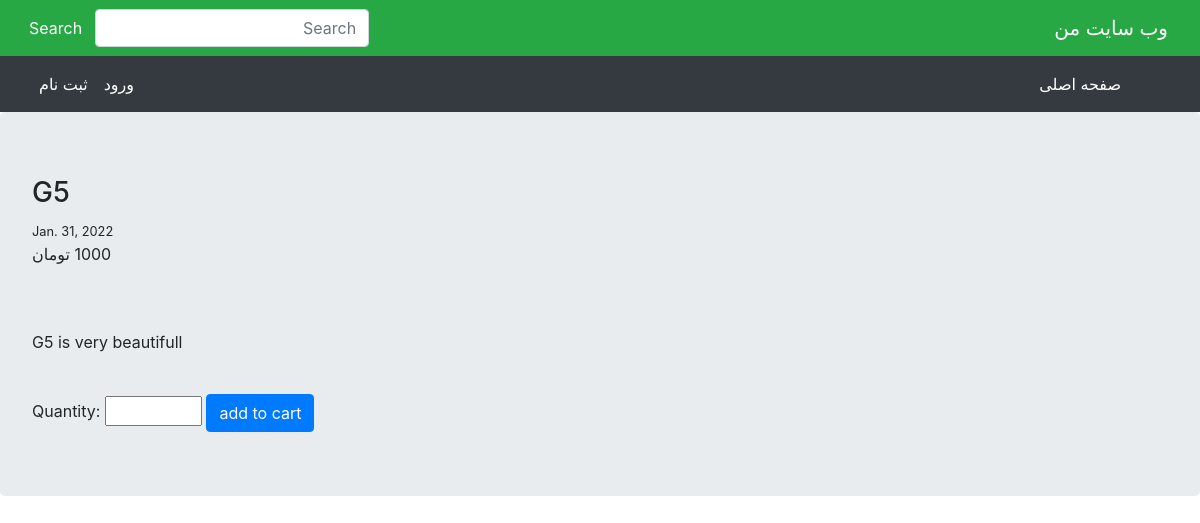
The app's page /productdetail/g5/, older data.
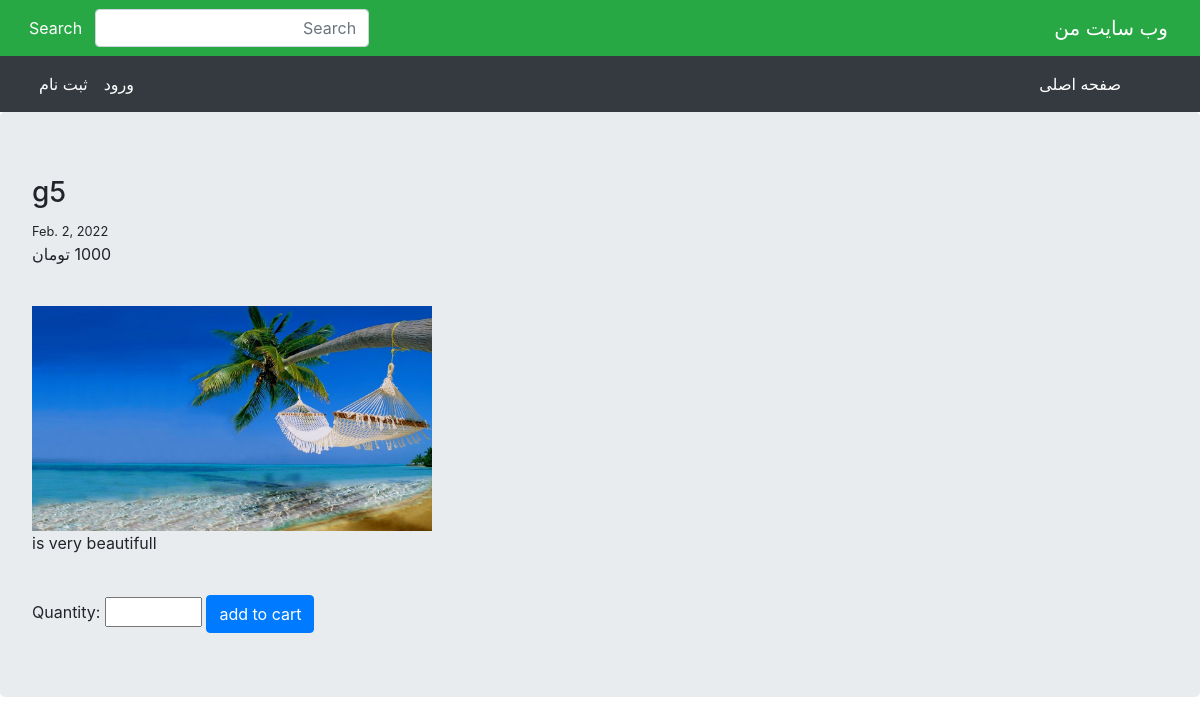
The same page, newer data.
### shop/models.py (models this page shows, shortened)
class Product(models.Model):
    category = models.ManyToManyField(
        Category, related_name='products')
    name = models.CharField(max_length=200)
    slug = models.SlugField(max_length=200)
    image = models.ImageField(upload_to='product/')
    description = models.TextField()
    price = models.DecimalField(max_digits=10, decimal_places=0)
    available = models.BooleanField(default=True)
    created = models.DateField(auto_now_add=True)
    updated = models.DateField(auto_now=True)
    class Meta:
        ordering = ('name',)

### shop/views.py (the view)
# urls.py: path('productdetail/<slug:slug>/',product_detail, name='productdetail') ,
def product_detail(request , slug):
    product = get_object_or_404(Product, slug = slug)
    form = CartAddForm()
    return render(request , 'shop/product_detail.html' , {'product':product , 'form':form})

### cart/forms.py
class CartAddForm(forms.Form):
    quantity = forms.IntegerField(max_value=100, min_value=1)

### shop/templates/shop/product_detail.html (shortened to what this page needs)
{% extends "base.html" %}
{% block content %}
<h3>{{product.name}}</h3>
<small>{{product.created}}</small><P>{{product.price}} تومان</P><br>
<img src="{{product.image.url}}" alt=""  width='400px' heigh='400px'>
<p>{{product.description}}</p>
<br>
<form action="{% url 'cart:cart_add' product_id=product.id %}" method="post" dir="ltr">
    {{form}}
    <input type="submit" value="add to cart" class="btn btn-primary">
</form>
{% endblock content %}

### templates/base.html (shortened to what this page needs)
{% load static %}
<!DOCTYPE html>
<html lang="en" dir="rtl">
<head>
    <link rel="stylesheet" href="https://stackpath.bootstrapcdn.com/bootstrap/4.3.1/css/bootstrap.min.css">
</head>
<body>
    {% include "inc/navbar.html" %}
    <div class="jumbotron">
        {% block content %}
        {% endblock content %}
    </div>
</body>
</html>

### templates/inc/navbar.html (shortened to what this page needs)
<nav class="navbar navbar-expand-lg navbar-dark bg-success">
    <a class="navbar-brand" href="{% url 'shop:home' %}">وب سایت من</a>
    <div class="collapse navbar-collapse" id="navbarTogglerDemo03">
      <ul class="navbar-nav mr-auto mt-2 mt-lg-0">
        <form class="form-inline" action="#" name="search_box">
          <input class="form-control mr-sm-2" type="text" placeholder="Search">
          <button class="btn btn-success" type="submit">Search</button>
        </form>
      </ul>
    </div>
  </nav>
  <nav class="navbar navbar-expand-sm navbar-dark bg-dark">
    <div class="container-fluid">
      <ul class="navbar-nav">
        <li class="nav-item active"><a href="{% url 'shop:home' %}" class="nav-link">صفحه اصلی</a></li>
      </ul>
      <ul class="navbar-nav">
        {% if request.user.is_authenticated %}
        <li class="nav-item active"><a href="{% url 'shop:home' %}" class="nav-link"> سلام , {{user.email}}</a></li>
        {% comment %} <li class="nav-item active"><a href="{% url 'shop:panel' %}" class="nav-link">پنل کاربری</a></li> {% endcomment %}
        <li class="nav-item active"><a href="{% url 'accounts:logout' %}" class="nav-link">خروج</a></li>
        {% else %}
        <li class="nav-item active"><a href="{% url 'accounts:login' %} " class= "nav-link">ورود</a></li>
        <li class="nav-item active"><a href="{% url 'accounts:register' %}" class="nav-link">ثبت نام</a></li>
        {% endif %}
      </ul>
    </div>
  </nav>

Row changes from the older to the newer data that the page shows:
changed Product: name "G5" → "g5"; created "Jan. 31, 2022" → "Feb. 2, 2022"; image: picture added; description "G5 is very beautifull" → "is very beautifull"
